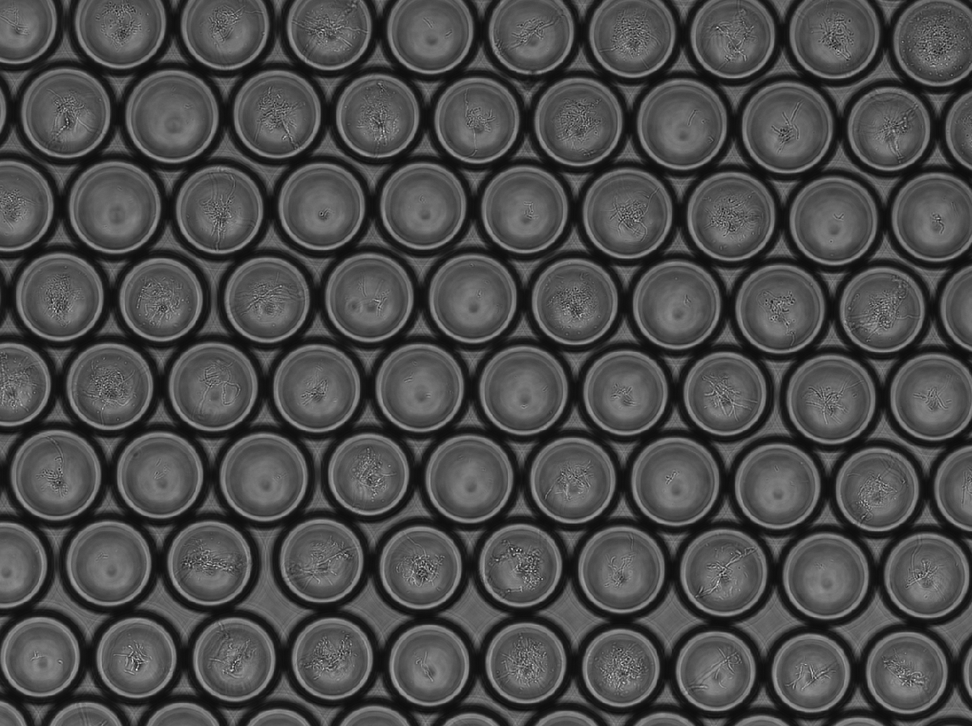
%> input picture droplet_histograms/Figure5/100um/NoAA_100um_4.BMP, 972 x 726 px, shrunk from 1267 x 947 before the run, given in place of NoAA_55um_1.BMP, which was not available
$ octave droplet_variation.m   (GNU Octave 9; MATLAB toolbox functions it lacks are replaced by stand-ins)
%> lines starting %> are read from the running program, lines starting %| are printed output that depends on the picture; in (x1, y1, x2, y2) boxes, pixels count from 0 and x2, y2 are one past the last pixel; in counts of white or black regions, pixels touching at a corner belong together; the program's own positions count from 1; pictures that were not available may be replaced by others from this repository, and a replacement may not be noted
### droplet_histograms/Figure5/dropletvariation_55um.m
%for normal microscopy image
image = imread('55um/NoAA_55um_1.BMP');
%> image is the input picture: size 726x972x3 uint8; min 13, max 253, mean 75.7
%for fluorescence image
image_fluor = (imread('55um/NoAA_55um_1-f.jpg'));
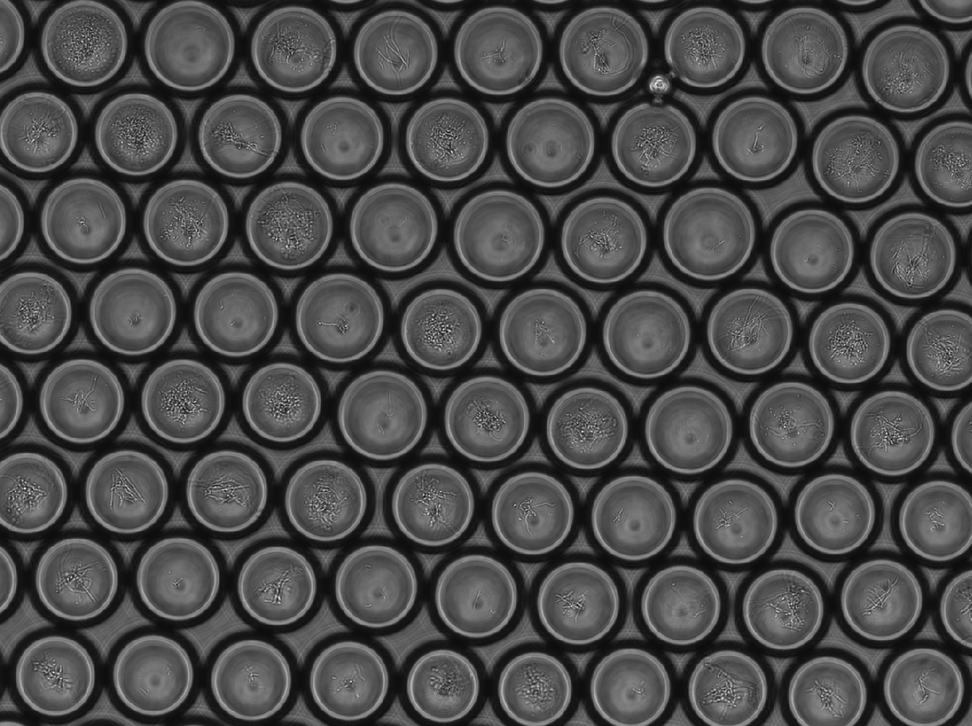
%> input picture droplet_histograms/Figure5/100um/NoAA_100um_7.BMP, 972 x 726 px, shrunk from 1267 x 947 before the run, given in place of NoAA_55um_1-f.jpg, which was not available
%> image_fluor is the input picture: size 726x972x3 uint8; min 12, max 249, mean 72.6
%detect droplets, may need to change sensitivity parameter to increase
%effectiveness
[centers,radii] = imfindcircles(image,[21 30],'Sensitivity',0.90);
%> centers = 18 rows, first 12: [854.9 209.9; 716.2 671.9; 621.8 668.5; 234.7 659.7; 369.2 474.8; 811.6 673.6; 109.4 563.8; 160.3 475.6; 264.5 477.4; 369.8 299.3; 420.2 388.2; 429.8 665.7]; radii = 18 values, max 21.8 at index 1, min 21 at index 2, mean 21.07
imshow(image)
imshow(image_fluor)
hold on
h = viscircles(centers, radii)
num_circles = length(centers);
%> num_circles = 18
hold off

intensity_tracker_55um = zeros(num_circles,1);

%go through each droplet and calculate and track brightness value
for n=1:num_circles
    center = centers(n,:);
    radius = radii(n);

    [xgrid, ygrid] = meshgrid(1:size(image,2), 1:size(image,1));
    mask = ((xgrid-center(1,1)).^2 + (ygrid-center(1,2)).^2) <= radius.^2;
    intensity_droplet = (image_fluor(mask));

    intensity=sum(intensity_droplet);
    norm_intensity = intensity/(radius.^2*pi);
    intensity_tracker_55um(n) = norm_intensity;
    %intensity_tracker_55um(n) = intensity;
end
%> this loop made 18 passes
%> (center, radius, intensity, norm_intensity) on passes 1 to 12: ([854.9 209.9], 21.8, 90282, 60.45), ([716.2 671.9], 21, 126147, 91.05), ([621.8 668.5], 21.5, 136061, 93.69), ([234.7 659.7], 21, 118092, 85.24), ([369.2 474.8], 21, 87110, 62.88), ([811.6 673.6], 21, 111452, 80.45), ([109.4 563.8], 21, 101296, 73.11), ([160.3 475.6], 21, 98136, 70.83), ([264.5 477.4], 21, 94620, 68.3), ([369.8 299.3], 21, 99451, 71.78), ([420.2 388.2], 21, 87584, 63.22), ([429.8 665.7], 21, 114189, 82.42)
%> pass 1, `mask = ((xgrid-center(1,1)).^2 + (ygrid-center(1,2)).^2) <= radius.^2;`:
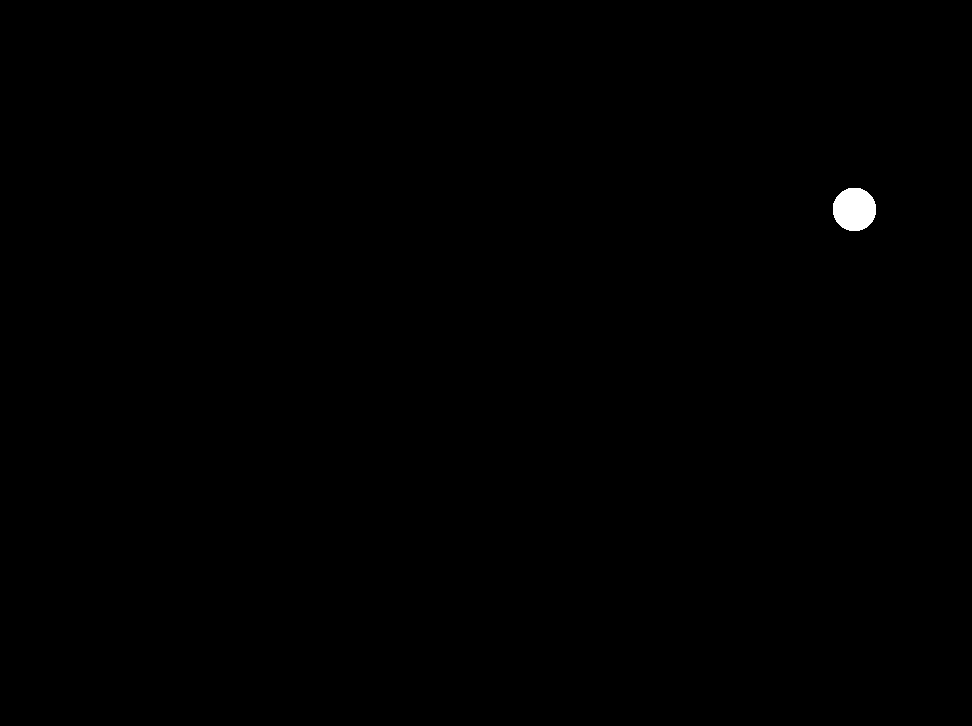
%> mask: size 726x972 logical; 0.21% white; 1 white region, box (x1, y1, x2, y2) and area: (833, 188, 876, 231) 1484
%> pass 2, `mask = ((xgrid-center(1,1)).^2 + (ygrid-center(1,2)).^2) <= radius.^2;`:
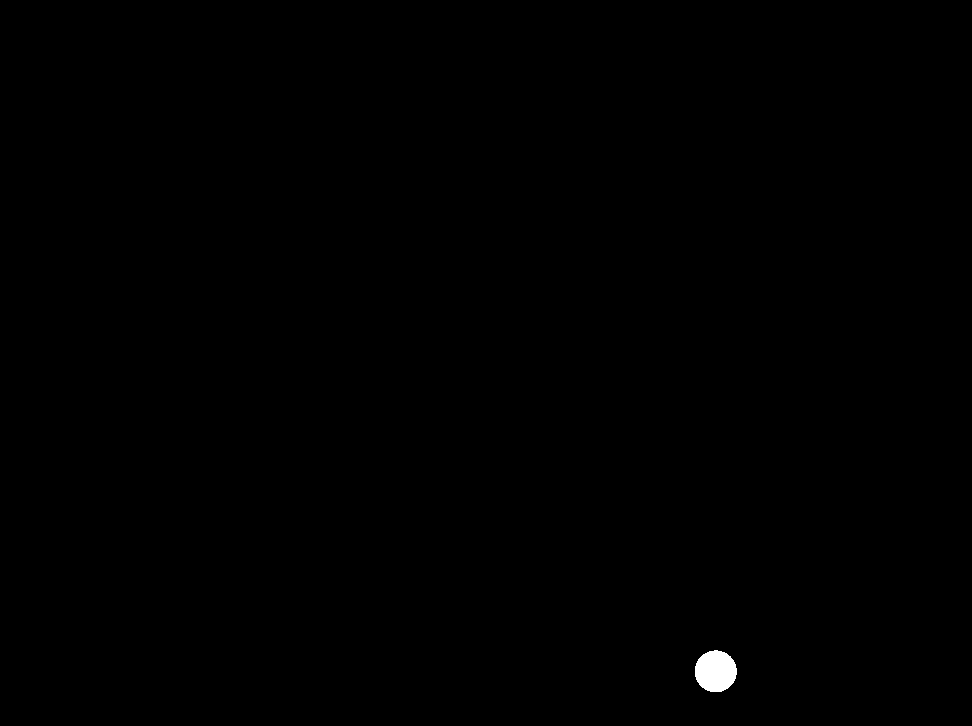
%> mask: size 726x972 logical; 0.2% white; 1 white region, box (x1, y1, x2, y2) and area: (695, 650, 737, 692) 1384
%> pass 3, `mask = ((xgrid-center(1,1)).^2 + (ygrid-center(1,2)).^2) <= radius.^2;`:
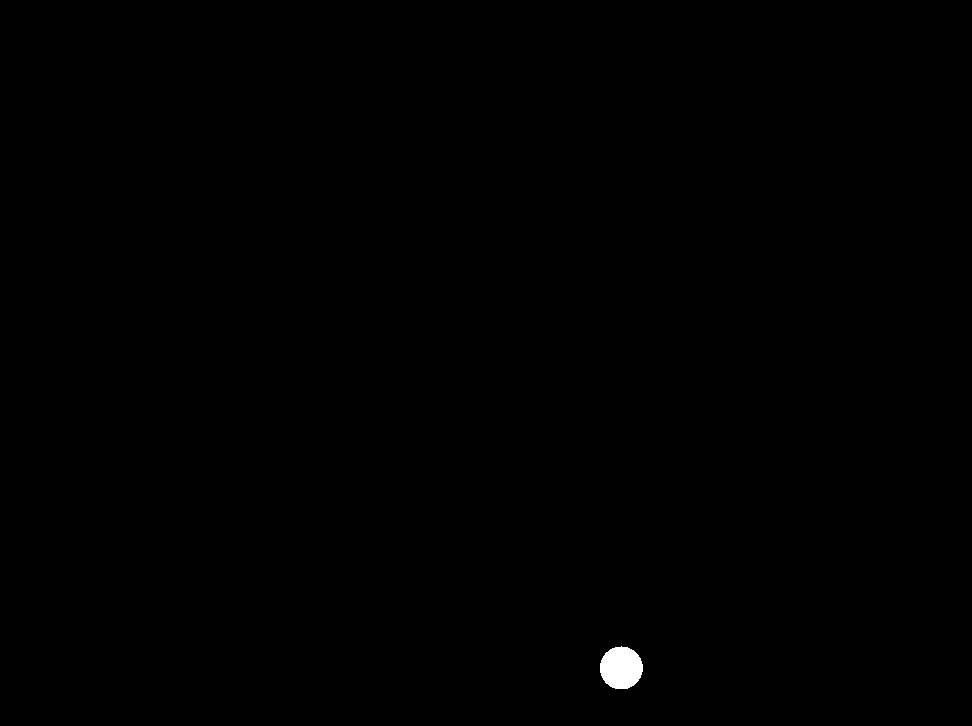
%> mask: size 726x972 logical; 0.2% white; 1 white region, box (x1, y1, x2, y2) and area: (600, 646, 643, 689) 1445
%> after the loop, intensity_tracker_55um = 18 values, max 93.69 at index 3, min 58.17 at index 18, mean 71.54

%make histogram
%droplet_average=mean(intensity_tracker_55um)
%droplet_std=std(intensity_tracker_55um)
%histogram(intensity_tracker_55um)

### droplet_histograms/Figure5/droplet_variation.m
%This script generates the histograms in Figure 5c
%This is the main script that calls the sub-scripts to run the individual
%sections for each droplet size (55, 100, 150 um)

%run separate droplet sections to collect droplet data
dropletvariation_55um
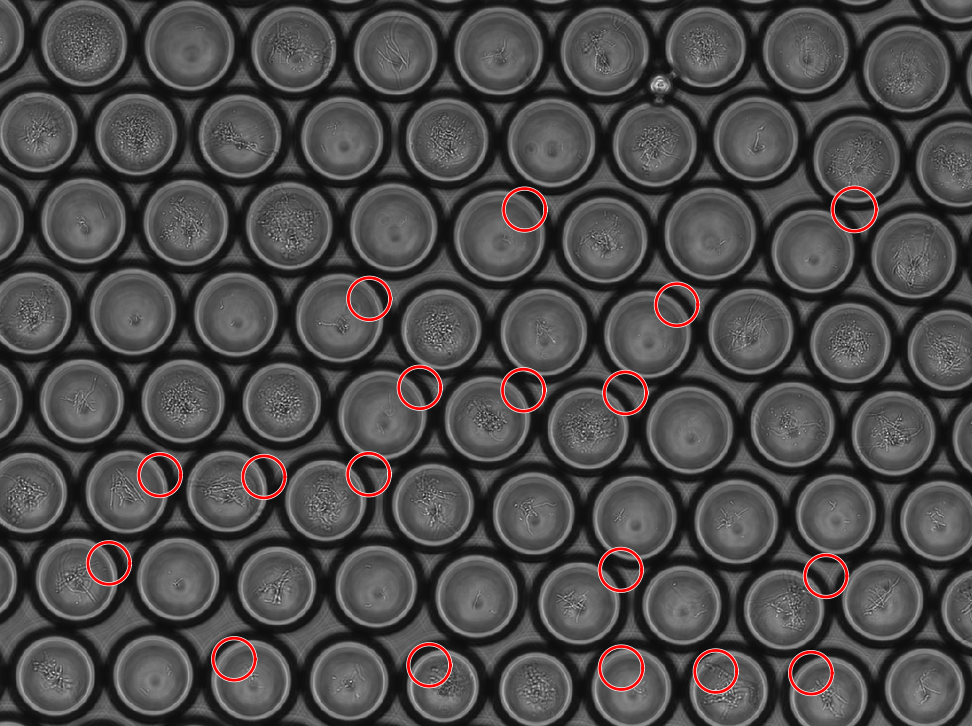
%> figure redrawn from the program's plot data
%> the run ends on the next line
dropletvariation_100um
